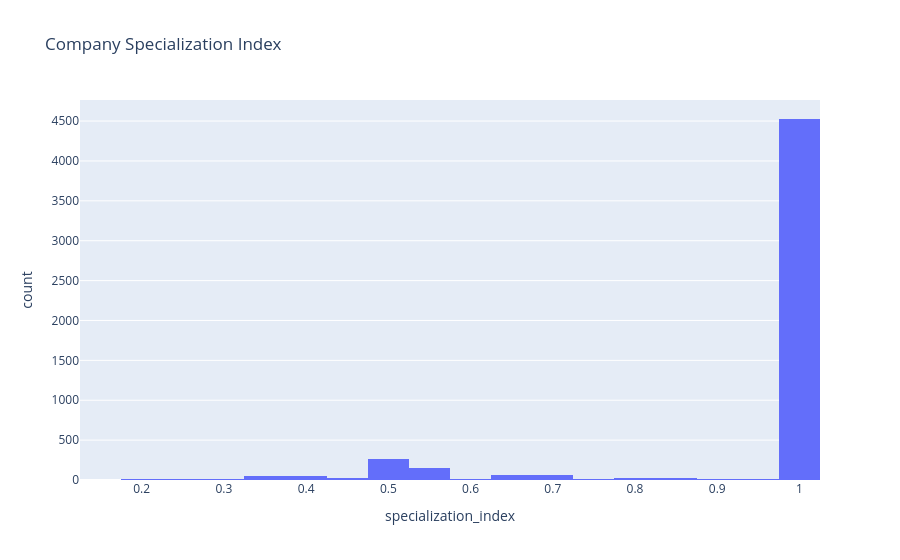

The notebook cell this image was saved under:
### Code cell
from collections import Counter

specialization = {}

for company, d in G_cpv.nodes(data=True):

    if d["node_type"] != "adjudicatario":
        continue

    # all CPVs connected to company
    cpvs = [
        u
        for u, v, k in G_cpv.in_edges(company, keys=True)
    ]

    if len(cpvs) == 0:
        continue

    counts = Counter(cpvs)

    total = sum(counts.values())

    proportions = [
        c / total
        for c in counts.values()
    ]

    H = sum(p**2 for p in proportions)

    specialization[company] = H

df_spec = pd.DataFrame(
    specialization.items(),
    columns=["company", "specialization_index"]
)

fig = px.histogram(
    df_spec,
    x="specialization_index",
    nbins=30,
    title="Company Specialization Index"
)

fig.show()

### Figure 1 — Plotly figure (JSON) as saved in the notebook; plotly's stock layout.template omitted (floating-point values rounded to 4 significant figures; data arrays with more than 128 entries replaced by an {"elided": "..."} marker saying what was removed)
{"data": [{"bingroup": "x", "hovertemplate": "specialization_index=%{x}<br>count=%{y}<extra></extra>", "legendgroup": "", "marker": {"color": "#636efa", "pattern": {"shape": ""}}, "name": "", "nbinsx": 30, "orientation": "v", "showlegend": false, "type": "histogram", "x": {"elided": "5338 float values"}, "xaxis": "x", "yaxis": "y"}], "layout": {"barmode": "relative", "legend": {"tracegroupgap": 0}, "title": {"text": "Company Specialization Index"}, "xaxis": {"anchor": "y", "domain": [0, 1], "title": {"text": "specialization_index"}}, "yaxis": {"anchor": "x", "domain": [0, 1], "title": {"text": "count"}}}}
